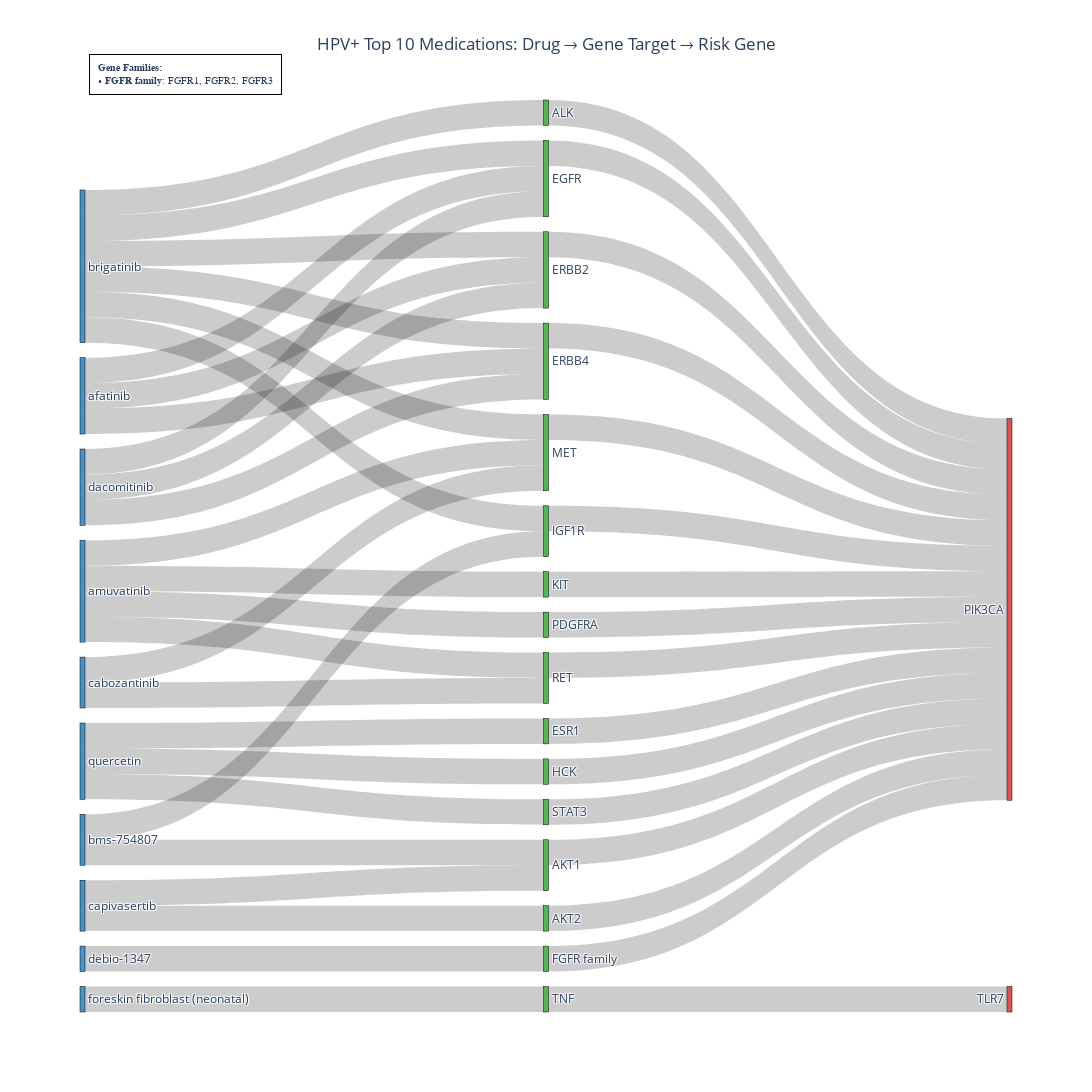
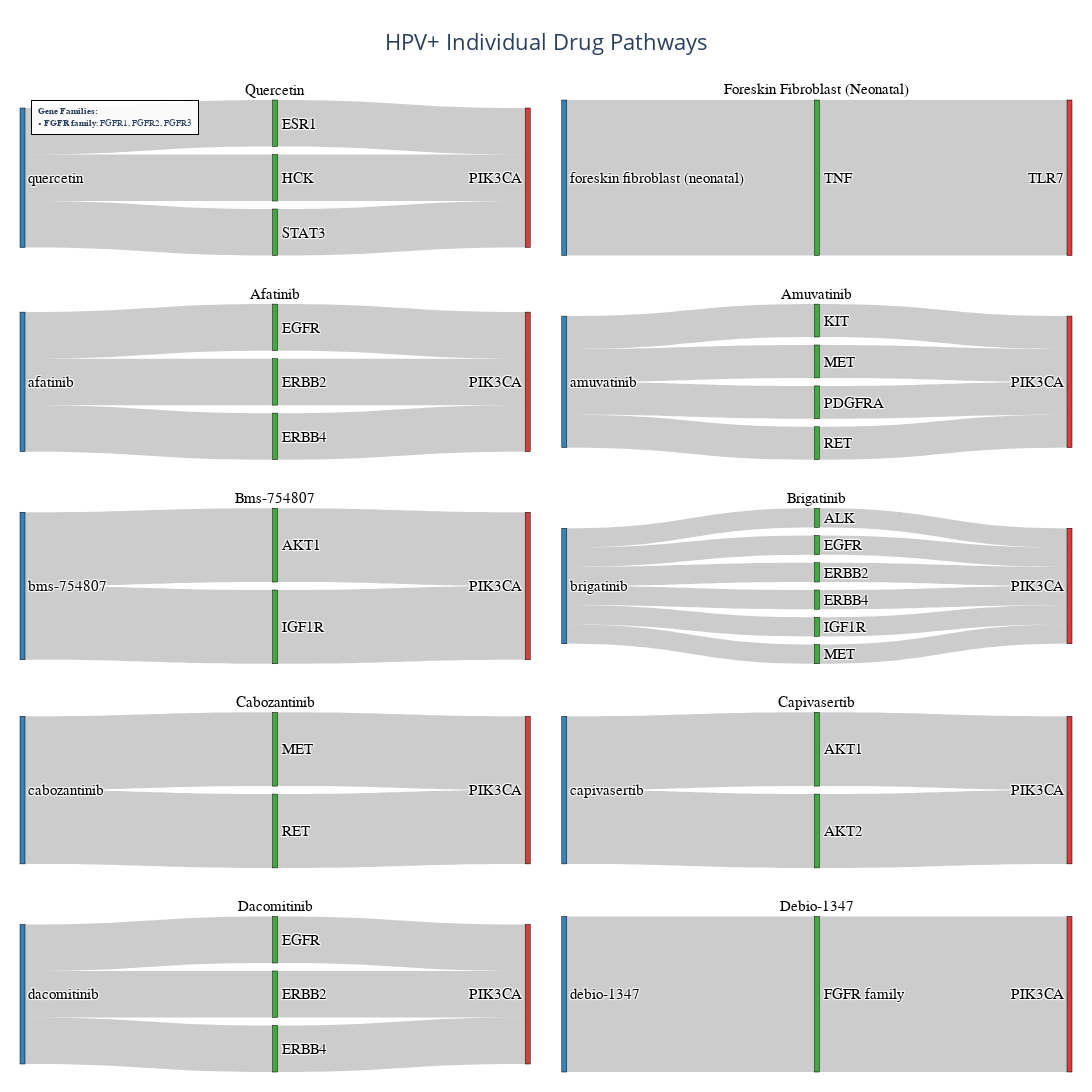

Here is the notebook cell these charts were saved with, in order:
### Markdown cell above
### HPV+ Top 10 with Required Drugs

### Code cell
# HPV+ cohort: Top 10 drugs, ensure golomotid and fostamatinib are included
results_hpv_pos = create_sankey_diagrams(
    cohort='HPV+',
    top_n=10,
    show_combined=True,
    show_individual=True,
    article_threshold=0
)

### Figure 1 — Plotly figure (JSON) as saved in the notebook; plotly's stock layout.template omitted (floating-point values rounded to 4 significant figures)
{"data": [{"link": {"color": "rgba(0, 0, 0, 0.2)", "source": [27, 8, 27, 6, 27, 15, 26, 17, 18, 3, 18, 5, 18, 4, 19, 11, 19, 12, 19, 10, 19, 14, 20, 9, 20, 0, 21, 21, 21, 2, 21, 21, 21, 22, 22, 23, 23, 1, 24, 24, 24, 25, 7], "target": [8, 13, 6, 13, 15, 13, 17, 16, 3, 13, 5, 13, 4, 13, 11, 13, 12, 13, 10, 13, 14, 13, 9, 13, 0, 13, 11, 3, 2, 13, 4, 9, 5, 11, 14, 0, 1, 13, 3, 5, 4, 7, 13], "value": [1, 1, 1, 1, 1, 1, 1, 1, 1, 1, 1, 1, 1, 1, 1, 1, 1, 1, 1, 1, 1, 1, 1, 1, 1, 1, 1, 1, 1, 1, 1, 1, 1, 1, 1, 1, 1, 1, 1, 1, 1, 1, 1]}, "node": {"color": ["rgba(44, 160, 44, 0.8)", "rgba(44, 160, 44, 0.8)", "rgba(44, 160, 44, 0.8)", "rgba(44, 160, 44, 0.8)", "rgba(44, 160, 44, 0.8)", "rgba(44, 160, 44, 0.8)", "rgba(44, 160, 44, 0.8)", "rgba(44, 160, 44, 0.8)", "rgba(44, 160, 44, 0.8)", "rgba(44, 160, 44, 0.8)", "rgba(44, 160, 44, 0.8)", "rgba(44, 160, 44, 0.8)", "rgba(44, 160, 44, 0.8)", "rgba(214, 39, 40, 0.8)", "rgba(44, 160, 44, 0.8)", "rgba(44, 160, 44, 0.8)", "rgba(214, 39, 40, 0.8)", "rgba(44, 160, 44, 0.8)", "rgba(31, 119, 180, 0.8)", "rgba(31, 119, 180, 0.8)", "rgba(31, 119, 180, 0.8)", "rgba(31, 119, 180, 0.8)", "rgba(31, 119, 180, 0.8)", "rgba(31, 119, 180, 0.8)", "rgba(31, 119, 180, 0.8)", "rgba(31, 119, 180, 0.8)", "rgba(31, 119, 180, 0.8)", "rgba(31, 119, 180, 0.8)"], "label": ["AKT1", "AKT2", "ALK", "EGFR", "ERBB2", "ERBB4", "ESR1", "FGFR family", "HCK", "IGF1R", "KIT", "MET", "PDGFRA", "PIK3CA", "RET", "STAT3", "TLR7", "TNF", "afatinib", "amuvatinib", "bms-754807", "brigatinib", "cabozantinib", "capivasertib", "dacomitinib", "debio-1347", "foreskin fibroblast (neonatal)", "quercetin"], "line": {"color": "black", "width": 0.5}, "pad": 15, "thickness": 5, "x": [0.5, 0.5, 0.5, 0.5, 0.5, 0.5, 0.5, 0.5, 0.5, 0.5, 0.5, 0.5, 0.5, 0.999, 0.5, 0.5, 0.999, 0.5, 0.001, 0.001, 0.001, 0.001, 0.001, 0.001, 0.001, 0.001, 0.001, 0.001]}, "type": "sankey"}], "layout": {"annotations": [{"align": "left", "bgcolor": "rgba(255, 255, 255, 0.9)", "bordercolor": "black", "borderpad": 8, "borderwidth": 1, "font": {"family": "Arial", "size": 10}, "showarrow": false, "text": "<b>Gene Families:</b><br>• <b>FGFR family</b>: FGFR1, FGFR2, FGFR3", "x": 0.01, "xanchor": "left", "xref": "paper", "y": 1.05, "yanchor": "top", "yref": "paper"}], "font": {"size": 12}, "height": 1400, "title": {"text": "HPV+ Top 10 Medications: Drug → Gene Target → Risk Gene", "x": 0.5, "xanchor": "center"}, "width": 2400}}

### Figure 2 — Plotly figure (JSON) as saved in the notebook; plotly's stock layout.template omitted (floating-point values rounded to 4 significant figures)
{"data": [{"arrangement": "snap", "domain": {"x": [0, 0.485], "y": [0.84, 1]}, "link": {"color": "rgba(0, 0, 0, 0.2)", "source": [0, 0, 0, 2, 1, 3], "target": [2, 1, 3, 4, 4, 4], "value": [1, 1, 1, 1, 1, 1]}, "node": {"color": ["rgba(31, 119, 180, 0.9)", "rgba(44, 160, 44, 0.9)", "rgba(44, 160, 44, 0.9)", "rgba(44, 160, 44, 0.9)", "rgba(214, 39, 40, 0.9)"], "label": ["quercetin", "ESR1", "HCK", "STAT3", "PIK3CA"], "line": {"color": "black", "width": 0.5}, "pad": 8, "thickness": 5}, "textfont": {"color": "black", "family": "Arial", "size": 15}, "type": "sankey", "valueformat": ".0f"}, {"arrangement": "snap", "domain": {"x": [0.515, 1], "y": [0.84, 1]}, "link": {"color": "rgba(0, 0, 0, 0.2)", "source": [0, 1], "target": [1, 2], "value": [1, 1]}, "node": {"color": ["rgba(31, 119, 180, 0.9)", "rgba(44, 160, 44, 0.9)", "rgba(214, 39, 40, 0.9)"], "label": ["foreskin fibroblast (neonatal)", "TNF", "TLR7"], "line": {"color": "black", "width": 0.5}, "pad": 8, "thickness": 5}, "textfont": {"color": "black", "family": "Arial", "size": 15}, "type": "sankey", "valueformat": ".0f"}, {"arrangement": "snap", "domain": {"x": [0, 0.485], "y": [0.63, 0.79]}, "link": {"color": "rgba(0, 0, 0, 0.2)", "source": [0, 0, 0, 1, 3, 2], "target": [1, 3, 2, 4, 4, 4], "value": [1, 1, 1, 1, 1, 1]}, "node": {"color": ["rgba(31, 119, 180, 0.9)", "rgba(44, 160, 44, 0.9)", "rgba(44, 160, 44, 0.9)", "rgba(44, 160, 44, 0.9)", "rgba(214, 39, 40, 0.9)"], "label": ["afatinib", "EGFR", "ERBB2", "ERBB4", "PIK3CA"], "line": {"color": "black", "width": 0.5}, "pad": 8, "thickness": 5}, "textfont": {"color": "black", "family": "Arial", "size": 15}, "type": "sankey", "valueformat": ".0f"}, {"arrangement": "snap", "domain": {"x": [0.515, 1], "y": [0.63, 0.79]}, "link": {"color": "rgba(0, 0, 0, 0.2)", "source": [0, 0, 0, 0, 2, 3, 1, 4], "target": [2, 3, 1, 4, 5, 5, 5, 5], "value": [1, 1, 1, 1, 1, 1, 1, 1]}, "node": {"color": ["rgba(31, 119, 180, 0.9)", "rgba(44, 160, 44, 0.9)", "rgba(44, 160, 44, 0.9)", "rgba(44, 160, 44, 0.9)", "rgba(44, 160, 44, 0.9)", "rgba(214, 39, 40, 0.9)"], "label": ["amuvatinib", "KIT", "MET", "PDGFRA", "RET", "PIK3CA"], "line": {"color": "black", "width": 0.5}, "pad": 8, "thickness": 5}, "textfont": {"color": "black", "family": "Arial", "size": 15}, "type": "sankey", "valueformat": ".0f"}, {"arrangement": "snap", "domain": {"x": [0, 0.485], "y": [0.42, 0.58]}, "link": {"color": "rgba(0, 0, 0, 0.2)", "source": [0, 0, 2, 1], "target": [2, 1, 3, 3], "value": [1, 1, 1, 1]}, "node": {"color": ["rgba(31, 119, 180, 0.9)", "rgba(44, 160, 44, 0.9)", "rgba(44, 160, 44, 0.9)", "rgba(214, 39, 40, 0.9)"], "label": ["bms-754807", "AKT1", "IGF1R", "PIK3CA"], "line": {"color": "black", "width": 0.5}, "pad": 8, "thickness": 5}, "textfont": {"color": "black", "family": "Arial", "size": 15}, "type": "sankey", "valueformat": ".0f"}, {"arrangement": "snap", "domain": {"x": [0.515, 1], "y": [0.42, 0.58]}, "link": {"color": "rgba(0, 0, 0, 0.2)", "source": [0, 0, 0, 0, 0, 0, 2, 4, 3, 6, 5, 1], "target": [6, 2, 1, 3, 5, 4, 7, 7, 7, 7, 7, 7], "value": [1, 1, 1, 1, 1, 1, 1, 1, 1, 1, 1, 1]}, "node": {"color": ["rgba(31, 119, 180, 0.9)", "rgba(44, 160, 44, 0.9)", "rgba(44, 160, 44, 0.9)", "rgba(44, 160, 44, 0.9)", "rgba(44, 160, 44, 0.9)", "rgba(44, 160, 44, 0.9)", "rgba(44, 160, 44, 0.9)", "rgba(214, 39, 40, 0.9)"], "label": ["brigatinib", "ALK", "EGFR", "ERBB2", "ERBB4", "IGF1R", "MET", "PIK3CA"], "line": {"color": "black", "width": 0.5}, "pad": 8, "thickness": 5}, "textfont": {"color": "black", "family": "Arial", "size": 15}, "type": "sankey", "valueformat": ".0f"}, {"arrangement": "snap", "domain": {"x": [0, 0.485], "y": [0.21, 0.37]}, "link": {"color": "rgba(0, 0, 0, 0.2)", "source": [0, 0, 1, 2], "target": [1, 2, 3, 3], "value": [1, 1, 1, 1]}, "node": {"color": ["rgba(31, 119, 180, 0.9)", "rgba(44, 160, 44, 0.9)", "rgba(44, 160, 44, 0.9)", "rgba(214, 39, 40, 0.9)"], "label": ["cabozantinib", "MET", "RET", "PIK3CA"], "line": {"color": "black", "width": 0.5}, "pad": 8, "thickness": 5}, "textfont": {"color": "black", "family": "Arial", "size": 15}, "type": "sankey", "valueformat": ".0f"}, {"arrangement": "snap", "domain": {"x": [0.515, 1], "y": [0.21, 0.37]}, "link": {"color": "rgba(0, 0, 0, 0.2)", "source": [0, 0, 1, 2], "target": [1, 2, 3, 3], "value": [1, 1, 1, 1]}, "node": {"color": ["rgba(31, 119, 180, 0.9)", "rgba(44, 160, 44, 0.9)", "rgba(44, 160, 44, 0.9)", "rgba(214, 39, 40, 0.9)"], "label": ["capivasertib", "AKT1", "AKT2", "PIK3CA"], "line": {"color": "black", "width": 0.5}, "pad": 8, "thickness": 5}, "textfont": {"color": "black", "family": "Arial", "size": 15}, "type": "sankey", "valueformat": ".0f"}, {"arrangement": "snap", "domain": {"x": [0, 0.485], "y": [0, 0.16]}, "link": {"color": "rgba(0, 0, 0, 0.2)", "source": [0, 0, 0, 1, 3, 2], "target": [1, 3, 2, 4, 4, 4], "value": [1, 1, 1, 1, 1, 1]}, "node": {"color": ["rgba(31, 119, 180, 0.9)", "rgba(44, 160, 44, 0.9)", "rgba(44, 160, 44, 0.9)", "rgba(44, 160, 44, 0.9)", "rgba(214, 39, 40, 0.9)"], "label": ["dacomitinib", "EGFR", "ERBB2", "ERBB4", "PIK3CA"], "line": {"color": "black", "width": 0.5}, "pad": 8, "thickness": 5}, "textfont": {"color": "black", "family": "Arial", "size": 15}, "type": "sankey", "valueformat": ".0f"}, {"arrangement": "snap", "domain": {"x": [0.515, 1], "y": [0, 0.16]}, "link": {"color": "rgba(0, 0, 0, 0.2)", "source": [0, 1], "target": [1, 2], "value": [1, 1]}, "node": {"color": ["rgba(31, 119, 180, 0.9)", "rgba(44, 160, 44, 0.9)", "rgba(214, 39, 40, 0.9)"], "label": ["debio-1347", "FGFR family", "PIK3CA"], "line": {"color": "black", "width": 0.5}, "pad": 8, "thickness": 5}, "textfont": {"color": "black", "family": "Arial", "size": 15}, "type": "sankey", "valueformat": ".0f"}], "layout": {"annotations": [{"font": {"color": "black", "family": "Arial", "size": 15}, "showarrow": false, "text": "Quercetin", "x": 0.2425, "xanchor": "center", "xref": "paper", "y": 1, "yanchor": "bottom", "yref": "paper"}, {"font": {"color": "black", "family": "Arial", "size": 15}, "showarrow": false, "text": "Foreskin Fibroblast (Neonatal)", "x": 0.7575, "xanchor": "center", "xref": "paper", "y": 1, "yanchor": "bottom", "yref": "paper"}, {"font": {"color": "black", "family": "Arial", "size": 15}, "showarrow": false, "text": "Afatinib", "x": 0.2425, "xanchor": "center", "xref": "paper", "y": 0.79, "yanchor": "bottom", "yref": "paper"}, {"font": {"color": "black", "family": "Arial", "size": 15}, "showarrow": false, "text": "Amuvatinib", "x": 0.7575, "xanchor": "center", "xref": "paper", "y": 0.79, "yanchor": "bottom", "yref": "paper"}, {"font": {"color": "black", "family": "Arial", "size": 15}, "showarrow": false, "text": "Bms-754807", "x": 0.2425, "xanchor": "center", "xref": "paper", "y": 0.58, "yanchor": "bottom", "yref": "paper"}, {"font": {"color": "black", "family": "Arial", "size": 15}, "showarrow": false, "text": "Brigatinib", "x": 0.7575, "xanchor": "center", "xref": "paper", "y": 0.58, "yanchor": "bottom", "yref": "paper"}, {"font": {"color": "black", "family": "Arial", "size": 15}, "showarrow": false, "text": "Cabozantinib", "x": 0.2425, "xanchor": "center", "xref": "paper", "y": 0.37, "yanchor": "bottom", "yref": "paper"}, {"font": {"color": "black", "family": "Arial", "size": 15}, "showarrow": false, "text": "Capivasertib", "x": 0.7575, "xanchor": "center", "xref": "paper", "y": 0.37, "yanchor": "bottom", "yref": "paper"}, {"font": {"color": "black", "family": "Arial", "size": 15}, "showarrow": false, "text": "Dacomitinib", "x": 0.2425, "xanchor": "center", "xref": "paper", "y": 0.16, "yanchor": "bottom", "yref": "paper"}, {"font": {"color": "black", "family": "Arial", "size": 15}, "showarrow": false, "text": "Debio-1347", "x": 0.7575, "xanchor": "center", "xref": "paper", "y": 0.16, "yanchor": "bottom", "yref": "paper"}, {"align": "left", "bgcolor": "rgba(255, 255, 255, 0.9)", "bordercolor": "black", "borderpad": 6, "borderwidth": 1, "font": {"family": "Arial", "size": 9}, "showarrow": false, "text": "<b>Gene Families:</b><br>• <b>FGFR family</b>: FGFR1, FGFR2, FGFR3", "x": 0.01, "xanchor": "left", "xref": "paper", "y": 1, "yanchor": "top", "yref": "paper"}], "font": {"size": 14}, "height": 2200, "margin": {"b": 20, "l": 20, "r": 20, "t": 100}, "showlegend": false, "title": {"font": {"size": 22}, "text": "HPV+ Individual Drug Pathways<br>", "x": 0.5, "xanchor": "center"}, "width": 2000}}
